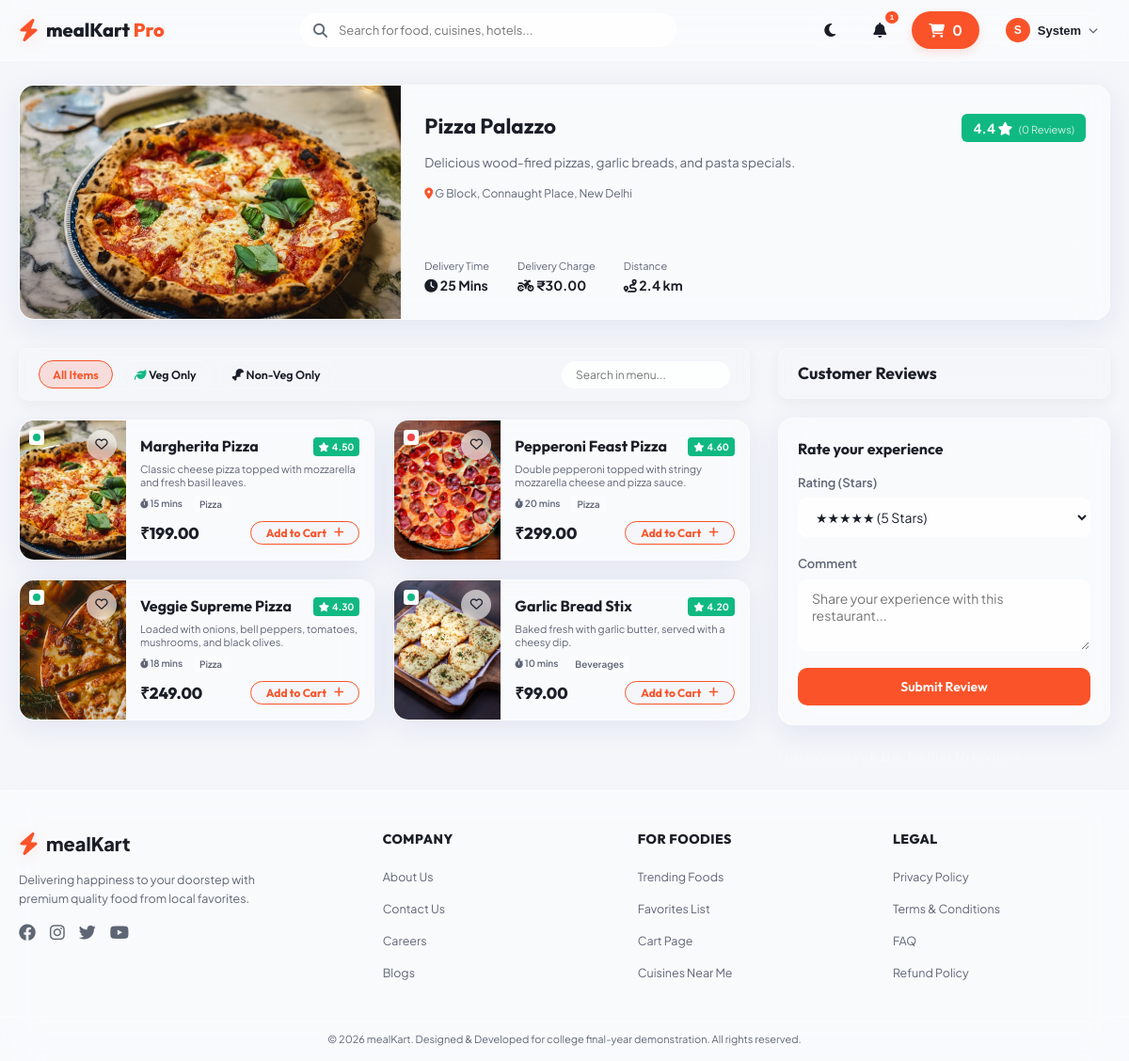
The app's page /hotel/1/ (signed in) with its own data.
### foodapp/models.py (models this page shows, shortened)
class Hotel(models.Model):
    name = models.CharField(max_length=100)
    rating = models.DecimalField(max_digits=3, decimal_places=2, default=4.0, validators=[MinValueValidator(1.0), MaxValueValidator(5.0)])
    delivery_time = models.IntegerField(help_text="In minutes")
    delivery_charges = models.DecimalField(max_digits=5, decimal_places=2, default=0.0)
    distance = models.DecimalField(max_digits=4, decimal_places=1, help_text="In km")
    is_veg_only = models.BooleanField(default=False)
    has_non_veg = models.BooleanField(default=True)
    image = models.ImageField(upload_to='hotels/', blank=True, null=True, default='hotels/default_hotel.jpg')
    description = models.TextField(blank=True, null=True)
    address = models.TextField(blank=True, null=True)
    featured = models.BooleanField(default=False)

class FoodItem(models.Model):
    hotel = models.ForeignKey(Hotel, on_delete=models.CASCADE, related_name='menu_items')
    category = models.ForeignKey(Category, on_delete=models.SET_NULL, null=True, related_name='food_items')
    name = models.CharField(max_length=100)
    description = models.TextField()
    price = models.DecimalField(max_digits=6, decimal_places=2)
    rating = models.DecimalField(max_digits=3, decimal_places=2, default=4.0, validators=[MinValueValidator(1.0), MaxValueValidator(5.0)])
    is_veg = models.BooleanField(default=True)
    preparation_time = models.IntegerField(help_text="In minutes")
    image = models.ImageField(upload_to='foods/', blank=True, null=True, default='foods/default_food.jpg')
    is_trending = models.BooleanField(default=False)

class Category(models.Model):
    name = models.CharField(max_length=50, unique=True)
    image = models.ImageField(upload_to='categories/', blank=True, null=True, default='categories/default_category.jpg')
    class Meta:
        verbose_name_plural = "Categories"

### foodapp/views.py (the view, shortened to what this page needs)
# urls.py: path('hotel/<int:hotel_id>/', views.hotel_menu_view, name='hotel_menu'),
@login_required
def hotel_menu_view(request, hotel_id):
    hotel = get_object_or_404(Hotel, pk=hotel_id)
    food_items = hotel.menu_items.all()
    reviews = hotel.reviews.all().order_by('-created_at')
    avg_rating = reviews.aggregate(Avg('rating'))['rating__avg'] or hotel.rating
    hotel_categories = Category.objects.filter(food_items__hotel=hotel).distinct()
    fav_ids = Favourite.objects.filter(user=request.user).values_list('food_item_id', flat=True)
    cart, created = Cart.objects.get_or_create(user=request.user)
    cart_count = cart.items.aggregate(total_qty=Sum('quantity'))['total_qty'] or 0
    context = {
        'hotel': hotel,
        'food_items': food_items,
        'reviews': reviews,
        'avg_rating': round(avg_rating, 1),
        'hotel_categories': hotel_categories,
        'fav_ids': fav_ids,
        'cart_count': cart_count
    }
    return render(request, 'menu.html', context)

### templates/menu.html (shortened to what this page needs)
{% extends 'base.html' %}
{% block content %}
<div class="menu-container">
    <section class="hotel-hero glass-panel">
        <div class="hotel-hero-image">
            <img src="{{ hotel.image.url }}" alt="{{ hotel.name }}" onerror="this.src='/static/images/default_hotel.jpg'">
        </div>
        <div class="hotel-hero-details">
            <div class="hotel-hero-title">
                <h2>{{ hotel.name }}</h2>
                <div class="hotel-rating-large">
                    <span>{{ avg_rating }}</span> <i class="fa-solid fa-star"></i>
                    <span class="reviews-count">({{ reviews.count }} Reviews)</span>
                </div>
            </div>
            <p class="hotel-hero-desc">{{ hotel.description }}</p>
            <p class="hotel-hero-address"><i class="fa-solid fa-location-dot"></i> {{ hotel.address }}</p>
            <div class="hotel-stats-grid">
                <div class="stat-item">
                    <span class="stat-label">Delivery Time</span>
                    <span class="stat-value"><i class="fa-solid fa-clock"></i> {{ hotel.delivery_time }} Mins</span>
                </div>
                <div class="stat-item">
                    <span class="stat-label">Delivery Charge</span>
                    <span class="stat-value"><i class="fa-solid fa-motorcycle"></i> ₹{{ hotel.delivery_charges }}</span>
                </div>
                <div class="stat-item">
                    <span class="stat-label">Distance</span>
                    <span class="stat-value"><i class="fa-solid fa-route"></i> {{ hotel.distance }} km</span>
                </div>
            </div>
        </div>
    </section>
    <div class="menu-content-layout">
        <div class="menu-items-pane">
            <div class="menu-filter-bar glass-panel-light">
                <div class="menu-type-filters">
                    <button class="filter-btn active" id="btn-filter-all">All Items</button>
                    <button class="filter-btn" id="btn-filter-veg"><i class="fa-solid fa-leaf text-success"></i> Veg Only</button>
                    <button class="filter-btn" id="btn-filter-nonveg"><i class="fa-solid fa-drumstick-bite text-danger"></i> Non-Veg Only</button>
                </div>
                <div class="menu-search-sub">
                    <input type="text" id="menu-item-search" placeholder="Search in menu..." autocomplete="off">
                </div>
            </div>
            <div class="foods-grid" id="menu-foods-grid">
                {% for food in food_items %}
                <div class="food-item-card glass-panel menu-food-card" data-veg="{% if food.is_veg %}true{% else %}false{% endif %}" data-name="{{ food.name|lower }}">
                    <div class="food-card-image">
                        <img src="{{ food.image.url }}" alt="{{ food.name }}" onerror="this.src='/static/images/default_food.jpg'">
                        <span class="veg-badge {% if food.is_veg %}veg{% else %}non-veg{% endif %}"></span>
                        <button class="favorite-heart-btn {% if food.id in fav_ids %}liked{% endif %}" data-food-id="{{ food.id }}">
                            <i class="fa-{% if food.id in fav_ids %}solid{% else %}regular{% endif %} fa-heart"></i>
                        </button>
                    </div>
                    <div class="food-card-info">
                        <div class="food-card-title-row">
                            <h4>{{ food.name }}</h4>
                            <span class="food-rating"><i class="fa-solid fa-star"></i> {{ food.rating }}</span>
                        </div>
                        <p class="food-card-desc">{{ food.description }}</p>
                        <div class="food-card-meta">
                            <span class="meta-tag"><i class="fa-solid fa-stopwatch"></i> {{ food.preparation_time }} mins</span>
                            <span class="meta-tag cuisine-tag">{{ food.category.name }}</span>
                        </div>
                        <div class="food-card-price-row">
                            <span class="food-price">₹{{ food.price }}</span>
                            <button class="btn btn-primary btn-add-to-cart" data-food-id="{{ food.id }}">
                                <span>Add to Cart</span>
                                <i class="fa-solid fa-plus"></i>
                            </button>
                        </div>
                    </div>
                </div>
                {% empty %}
                <p class="no-items">This restaurant hasn't added any menu items yet.</p>
                {% endfor %}
            </div>
        </div>
        <div class="menu-reviews-pane">
            <div class="reviews-header glass-panel-light">
                <h3>Customer Reviews</h3>
            </div>
            <div class="submit-review-card glass-panel">
                <h4>Rate your experience</h4>
                <form method="POST" action="{% url 'hotel_menu' hotel.id %}">
                    <div class="form-group">
                        <label for="rating-select">Rating (Stars)</label>
                        <div class="rating-stars-input">
                            <select name="rating" id="rating-select" class="form-control" required>
                                <option value="5">★★★★★ (5 Stars)</option>
                            </select>
                        </div>
                    </div>
                    <div class="form-group">
                        <label for="comment-text">Comment</label>
                        <textarea name="comment" id="comment-text" class="form-control" rows="3" placeholder="Share your experience with this restaurant..." required></textarea>
                    </div>
                    <button type="submit" class="btn btn-primary btn-block">Submit Review</button>
                </form>
            </div>
            <div class="reviews-list">
                {% for review in reviews %}
                <div class="review-item glass-panel-light">
                    <div class="review-meta">
                        <div class="reviewer-avatar">
                            {{ review.user.username.0|upper }}
                        </div>
                        <div class="reviewer-details">
                            <h5>{{ review.user.first_name|default:review.user.username }}</h5>
                            <span class="review-date">{{ review.created_at|date:"d M Y" }}</span>
                        </div>
                        <div class="review-stars">
                            {% for i in "12345" %}
                                <i class="fa-solid fa-star {% if forloop.counter <= review.rating %}text-warning{% else %}text-muted{% endif %}"></i>
                            {% endfor %}
                        </div>
                    </div>
                    <p class="review-comment">{{ review.comment }}</p>
                </div>
                {% empty %}
                <p class="no-reviews text-center text-muted">No reviews yet. Be the first to review!</p>
                {% endfor %}
            </div>
        </div>
    </div>
</div>
{% endblock %}

### templates/base.html (shortened to what this page needs)
<!DOCTYPE html>
<html lang="en">
<head>
    <link rel="stylesheet" href="https://cdnjs.cloudflare.com/ajax/libs/font-awesome/6.4.0/css/all.min.css">
    <link rel="stylesheet" href="/static/css/style.css">
    <link rel="stylesheet" href="/static/css/responsive.css">
    <link rel="stylesheet" href="/static/css/animation.css">
</head>
<body class="light-mode">
    <header class="navbar-header">
        <div class="nav-container">
            <a href="{% url 'home' %}" class="nav-logo">
                <i class="fa-solid fa-bolt logo-icon"></i>
                <span class="logo-text">mealKart <span class="accent-text">Pro</span></span>
            </a>
            {% if user.is_authenticated %}
            <div class="nav-search-bar">
                <i class="fa-solid fa-magnifying-glass search-icon"></i>
                <input type="text" id="global-search-input" placeholder="Search for food, cuisines, hotels..." autocomplete="off">
            </div>
            {% endif %}
            <div class="nav-actions">
                <button id="theme-toggle-btn" class="nav-action-btn" title="Toggle Dark/Light Mode">
                    <i class="fa-solid fa-moon theme-icon"></i>
                </button>
                {% if user.is_authenticated %}
                <div class="notifications-dropdown-container">
                    <button class="nav-action-btn" id="notif-toggle-btn" title="Notifications">
                        <i class="fa-solid fa-bell"></i>
                        <span class="badge badge-pulse">1</span>
                    </button>
                </div>
                <a href="{% url 'cart' %}" class="nav-cart-btn" title="Shopping Cart">
                    <i class="fa-solid fa-cart-shopping"></i>
                    <span class="cart-badge-qty" id="global-cart-qty">{{ cart_count|default:0 }}</span>
                </a>
                <div class="profile-dropdown-container">
                    <button class="nav-profile-trigger" id="profile-menu-btn">
                        <div class="profile-avatar">
                            {% if user.first_name %}
                                {{ user.first_name.0|upper }}
                            {% else %}
                                {{ user.username.0|upper }}
                            {% endif %}
                        </div>
                        <span class="nav-username">{{ user.first_name|default:user.username }}</span>
                        <i class="fa-solid fa-chevron-down chevron-icon"></i>
                    </button>
                </div>
                {% else %}
                <a href="{% url 'login' %}" class="btn btn-outline">Sign In</a>
                <a href="{% url 'signup' %}" class="btn btn-primary">Sign Up</a>
                {% endif %}
            </div>
        </div>
    </header>
    <main class="main-content">
        {% block content %}{% endblock %}
    </main>
    <footer class="app-footer">
        <div class="footer-container">
            <div class="footer-brand">
                <div class="footer-logo">
                    <i class="fa-solid fa-bolt logo-icon"></i>
                    <span>mealKart</span>
                </div>
                <p class="footer-desc">Delivering happiness to your doorstep with premium quality food from local favorites.</p>
                <div class="footer-socials">
                    <a href="#"><i class="fa-brands fa-facebook"></i></a>
                    <a href="#"><i class="fa-brands fa-instagram"></i></a>
                    <a href="#"><i class="fa-brands fa-twitter"></i></a>
                    <a href="#"><i class="fa-brands fa-youtube"></i></a>
                </div>
            </div>
            <div class="footer-links">
                <h4>Company</h4>
                <ul>
                    <li><a href="{% url 'about' %}">About Us</a></li>
                    <li><a href="{% url 'contact' %}">Contact Us</a></li>
                    <li><a href="#">Careers</a></li>
                    <li><a href="#">Blogs</a></li>
                </ul>
            </div>
            <div class="footer-links">
                <h4>For Foodies</h4>
                <ul>
                    <li><a href="{% url 'home' %}">Trending Foods</a></li>
                    <li><a href="{% url 'profile' %}#favourites">Favorites List</a></li>
                    <li><a href="{% url 'cart' %}">Cart Page</a></li>
                    <li><a href="#">Cuisines Near Me</a></li>
                </ul>
            </div>
            <div class="footer-links">
                <h4>Legal</h4>
                <ul>
                    <li><a href="#">Privacy Policy</a></li>
                    <li><a href="#">Terms & Conditions</a></li>
                    <li><a href="#">FAQ</a></li>
                    <li><a href="#">Refund Policy</a></li>
                </ul>
            </div>
        </div>
        <div class="footer-bottom">
            <p>&copy; 2026 mealKart. Designed & Developed for college final-year demonstration. All rights reserved.</p>
        </div>
    </footer>
</body>
</html>

### static/css/animation.css (style rules this page uses)
.badge-pulse { animation: badgePulse 2s infinite ease-in-out; }

### records on screen
Hotel: image (picture), name "Pizza Palazzo", description "Delicious wood-fired pizzas, garlic breads, and pasta specials.", address "G Block, Connaught Place, New Delhi", delivery_time "25", delivery_charges "30.00", distance "2.4"
FoodItem: image (picture), name "Margherita Pizza", rating "4.50", description "Classic cheese pizza topped with mozzarella and fresh basil leaves.", preparation_time "15", category.name "Pizza", price "199.00"
FoodItem: image (picture), name "Pepperoni Feast Pizza", rating "4.60", description "Double pepperoni topped with stringy mozzarella cheese and pizza sauce.", preparation_time "20", category.name "Pizza", price "299.00"
FoodItem: image (picture), name "Veggie Supreme Pizza", rating "4.30", description "Loaded with onions, bell peppers, tomatoes, mushrooms, and black olives.", preparation_time "18", category.name "Pizza", price "249.00"
FoodItem: image (picture), name "Garlic Bread Stix", rating "4.20", description "Baked fresh with garlic butter, served with a cheesy dip.", preparation_time "10", category.name "Beverages", price "99.00"

### other values on screen
{{ cart_count|default:0 }} "0"
{{ user.first_name.0|upper }} "S"
{{ user.first_name|default:user.username }} "System"
{{ avg_rating }} "4.4"
{{ reviews.count }} "0"
